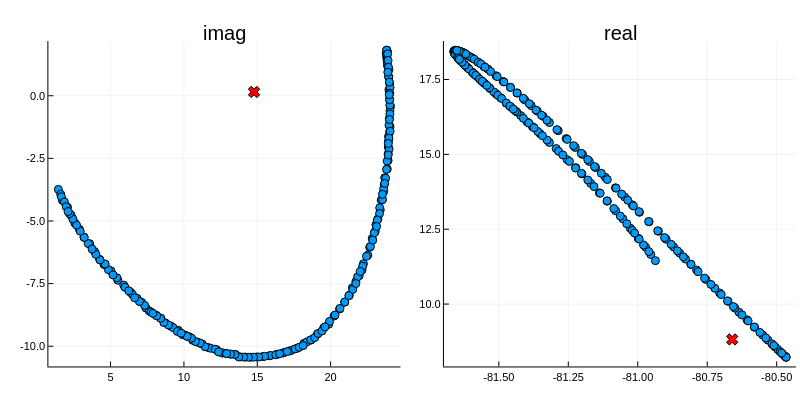

Source (notebook cell):
### Markdown cell above
Let's look at it in the `(Im(ti), Im(tr))` and `(Re(ti), Re(tr))` plane:

### Code cell
let
    beam = BeamBEOTC(Intensity1=Intensity1, Intensity2=0.01*Intensity1,
        lambda = λ, r=1, s=2, epsilon = ε, phi = 2.0)
    q = 23.
    
    ti_domain = ComplexDomain(-1.,0,0.05,0.35)*TCycle(beam);
    tr_domain = ComplexDomain(-0.6,0.25,-0.35,0.35)*TCycle(beam);
    
    saddles = find_saddles_sobol(q, b=beam, Ip = Ip, ti_cd = ti_domain, tr_cd = tr_domain, N = 150)
    i = 1
    testsaddle = saddles[i]
    @show testsaddle
    
    necklace = get_necklace(beam, Ip, q, testsaddle.ti, testsaddle.tr)
    
    plt_imag = scatter([imag.((necklace[n].s.x, necklace[n].s.y)) for n in 1:length(necklace)],
        title = "imag")
    scatter!(plt_imag, [imag.((testsaddle.ti,testsaddle.tr))], marker = (:red, :x, 5))
    
    plt_real = scatter([real.((necklace[n].s.x, necklace[n].s.y)) for n in 1:length(necklace)],
        title = "real")
    scatter!(plt_real, [real.((testsaddle.ti,testsaddle.tr))], marker = (:red, :x, 5))
    
    plot(plt_imag, plt_real, layout = (1,2), size = (800,400), legend = false 
    ) 
end

### Figure 1 — Plotly figure (JSON) as saved in the notebook; plotly's stock layout.template omitted (floating-point values rounded to 4 significant figures; data arrays with more than 128 entries replaced by an {"elided": "..."} marker saying what was removed)
{"data": [{"colorbar": {"len": 0.9039, "title": "", "x": 0.5006, "y": 0.4896}, "legendgroup": "y1", "marker": {"color": "rgba(0, 154, 250, 1.000)", "line": {"color": "rgba(0, 0, 0, 1.000)", "width": 1}, "size": 8, "symbol": "circle"}, "mode": "markers", "name": "y1", "showlegend": true, "type": "scatter", "x": {"elided": "207 float values"}, "xaxis": "x1", "y": {"elided": "207 float values"}, "yaxis": "y1"}, {"colorbar": {"len": 0.9039, "title": "", "x": 0.5006, "y": 0.4896}, "legendgroup": "saddle point", "marker": {"color": "rgba(255, 0, 0, 1.000)", "line": {"color": "rgba(0, 0, 0, 1.000)", "width": 1}, "size": 10, "symbol": "x"}, "mode": "markers", "name": "saddle point", "showlegend": true, "type": "scatter", "x": [14.78], "xaxis": "x1", "y": [0.15], "yaxis": "y1"}, {"colorbar": {"len": 0.9039, "title": "", "x": 0.9951, "y": 0.4896}, "legendgroup": "y1", "marker": {"color": "rgba(0, 154, 250, 1.000)", "line": {"color": "rgba(0, 0, 0, 1.000)", "width": 1}, "size": 8, "symbol": "circle"}, "mode": "markers", "name": "y1", "showlegend": true, "type": "scatter", "x": {"elided": "207 float values"}, "xaxis": "x2", "y": {"elided": "207 float values"}, "yaxis": "y2"}, {"colorbar": {"len": 0.9039, "title": "", "x": 0.9951, "y": 0.4896}, "legendgroup": "saddle point", "marker": {"color": "rgba(255, 0, 0, 1.000)", "line": {"color": "rgba(0, 0, 0, 1.000)", "width": 1}, "size": 10, "symbol": "x"}, "mode": "markers", "name": "saddle point", "showlegend": true, "type": "scatter", "x": [-80.66], "xaxis": "x2", "y": [8.82], "yaxis": "y2"}], "layout": {"annotations": [{"font": {"color": "rgba(0, 0, 0, 1.000)", "family": "sans-serif", "size": 20}, "rotation": 0, "showarrow": false, "text": "imag", "x": 0.2806, "xanchor": "center", "xref": "paper", "y": 1, "yanchor": "top", "yref": "paper"}, {"font": {"color": "rgba(0, 0, 0, 1.000)", "family": "sans-serif", "size": 20}, "rotation": 0, "showarrow": false, "text": "real", "x": 0.775, "xanchor": "center", "xref": "paper", "y": 1, "yanchor": "top", "yref": "paper"}], "height": 400, "margin": {"b": 20, "l": 0, "r": 0, "t": 20}, "paper_bgcolor": "rgba(255, 255, 255, 1.000)", "plot_bgcolor": "rgba(255, 255, 255, 1.000)", "showlegend": false, "width": 800, "xaxis1": {"anchor": "y1", "domain": [0.06048, 0.5006], "gridcolor": "rgba(0, 0, 0, 0.100)", "gridwidth": 0.5, "linecolor": "rgba(0, 0, 0, 1.000)", "mirror": false, "range": [0.7611, 24.77], "showgrid": true, "showline": true, "showticklabels": true, "tickangle": 0, "tickcolor": "rgb(0, 0, 0)", "tickfont": {"color": "rgba(0, 0, 0, 1.000)", "family": "sans-serif", "size": 11}, "tickmode": "array", "ticks": "inside", "ticktext": ["5", "10", "15", "20"], "tickvals": [5, 10, 15, 20], "title": "", "titlefont": {"color": "rgba(0, 0, 0, 1.000)", "family": "sans-serif", "size": 15}, "type": "-", "visible": true, "zeroline": false, "zerolinecolor": "rgba(0, 0, 0, 1.000)"}, "xaxis2": {"anchor": "y2", "domain": [0.5549, 0.9951], "gridcolor": "rgba(0, 0, 0, 0.100)", "gridwidth": 0.5, "linecolor": "rgba(0, 0, 0, 1.000)", "mirror": false, "range": [-81.7, -80.43], "showgrid": true, "showline": true, "showticklabels": true, "tickangle": 0, "tickcolor": "rgb(0, 0, 0)", "tickfont": {"color": "rgba(0, 0, 0, 1.000)", "family": "sans-serif", "size": 11}, "tickmode": "array", "ticks": "inside", "ticktext": ["-81.50", "-81.25", "-81.00", "-80.75", "-80.50"], "tickvals": [-81.5, -81.25, -81, -80.75, -80.5], "title": "", "titlefont": {"color": "rgba(0, 0, 0, 1.000)", "family": "sans-serif", "size": 15}, "type": "-", "visible": true, "zeroline": false, "zerolinecolor": "rgba(0, 0, 0, 1.000)"}, "yaxis1": {"anchor": "x1", "domain": [0.03762, 0.9415], "gridcolor": "rgba(0, 0, 0, 0.100)", "gridwidth": 0.5, "linecolor": "rgba(0, 0, 0, 1.000)", "mirror": false, "range": [-10.81, 2.183], "showgrid": true, "showline": true, "showticklabels": true, "tickangle": 0, "tickcolor": "rgb(0, 0, 0)", "tickfont": {"color": "rgba(0, 0, 0, 1.000)", "family": "sans-serif", "size": 11}, "tickmode": "array", "ticks": "inside", "ticktext": ["-10.0", "-7.5", "-5.0", "-2.5", "0.0"], "tickvals": [-10, -7.5, -5, -2.5, 0], "title": "", "titlefont": {"color": "rgba(0, 0, 0, 1.000)", "family": "sans-serif", "size": 15}, "type": "-", "visible": true, "zeroline": false, "zerolinecolor": "rgba(0, 0, 0, 1.000)"}, "yaxis2": {"anchor": "x2", "domain": [0.03762, 0.9415], "gridcolor": "rgba(0, 0, 0, 0.100)", "gridwidth": 0.5, "linecolor": "rgba(0, 0, 0, 1.000)", "mirror": false, "range": [7.917, 18.78], "showgrid": true, "showline": true, "showticklabels": true, "tickangle": 0, "tickcolor": "rgb(0, 0, 0)", "tickfont": {"color": "rgba(0, 0, 0, 1.000)", "family": "sans-serif", "size": 11}, "tickmode": "array", "ticks": "inside", "ticktext": ["10.0", "12.5", "15.0", "17.5"], "tickvals": [10, 12.5, 15, 17.5], "title": "", "titlefont": {"color": "rgba(0, 0, 0, 1.000)", "family": "sans-serif", "size": 15}, "type": "-", "visible": true, "zeroline": false, "zerolinecolor": "rgba(0, 0, 0, 1.000)"}}}
